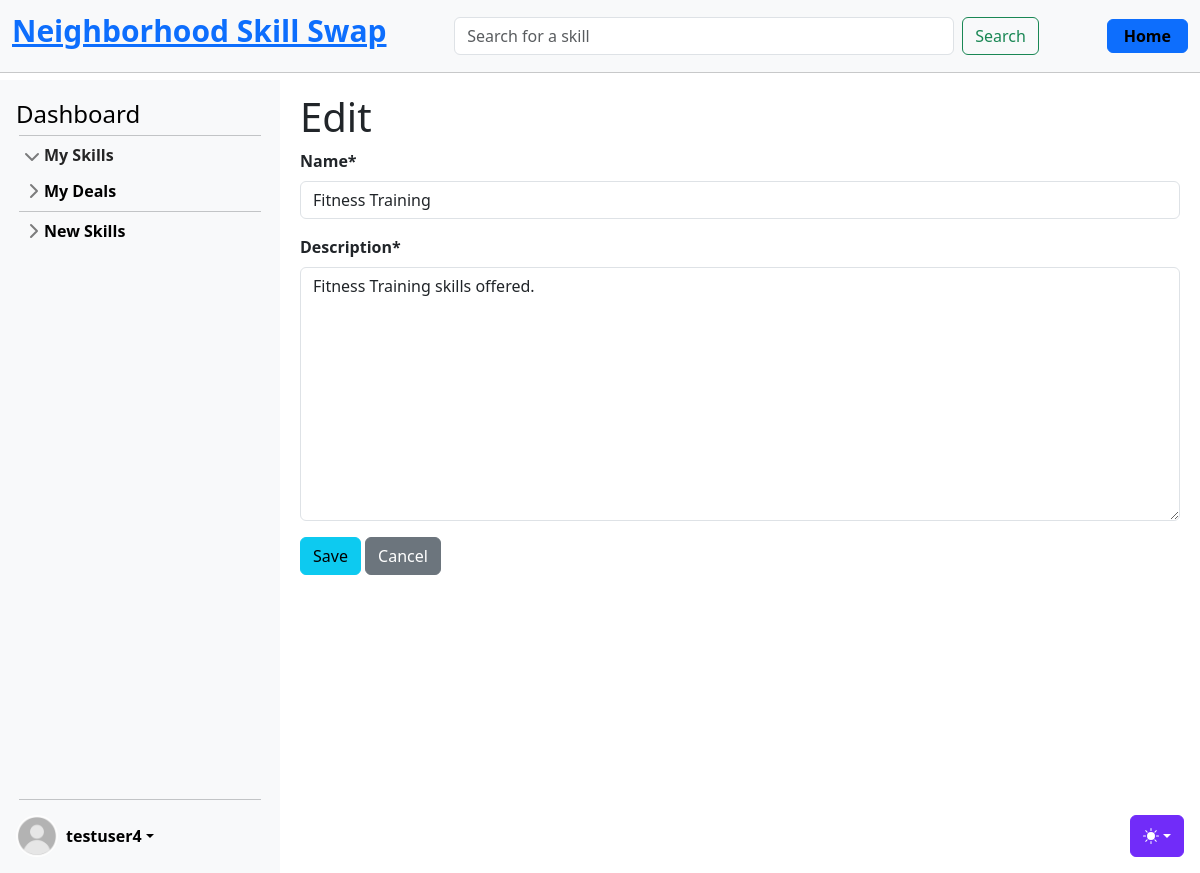
The app's page /skills/20/edit/ (signed in) with its own data.
### accounts/models.py (models this page shows, shortened)
class CustomUser(AbstractUser):
    age = models.PositiveIntegerField(null=True, blank=True)

### skills/models.py (models this page shows, shortened)
class Skill(models.Model):
    name = models.CharField(max_length=100, blank=False)
    level = models.CharField(max_length=20, blank=False)
    description = models.TextField()
    owner = models.ForeignKey(settings.AUTH_USER_MODEL, on_delete=models.CASCADE)
    category = models.ForeignKey(Category, on_delete=models.CASCADE)
    date = models.DateTimeField(auto_now_add=True)
    skill_type = models.CharField(max_length=20, blank=False)
    rating = models.FloatField(default=5.0)

### skills/views_skills.py (the view)
# urls.py: path("<int:pk>/edit/", SkillUpdateView.as_view(), name="skill_edit"),
class SkillUpdateView(LoginRequiredMixin, UserPassesTestMixin, UpdateView):
    model = Skill
    fields = ("name", "description")
    template_name = "skills/skill_edit.html"
    context_object_name = "skill"
    def test_func(self):
        skill = self.get_object()
        return self.request.user == skill.owner

### templates/skills/skill_edit.html (shortened to what this page needs)
{% extends 'base.html' %}
{% load crispy_forms_tags %}
{% block content %}
<h1>Edit</h1>
<form action="" method="post">
    {{ form|crispy }}
    <button type="submit" class="btn btn-info ml-2">Save</button>
    <a href="{% url 'skill_detail' skill.pk %}" class="btn btn-secondary">Cancel</a>
</form>
{% endblock %}

### templates/partials/_sidebar.html (shortened to what this page needs)
{% load static %}
<div class="sidebar d-flex flex-column flex-shrink-0 p-3 bg-body-tertiary" style="width: 280px;">
    <a href="{% url 'dashboard' user.id %}" class="d-flex align-items-center mb-3 mb-md-0 me-md-auto link-body-emphasis text-decoration-none">
        <span class="fs-4">Dashboard</span>
    </a>
    <hr>
    <ul class="list-unstyled ps-0">
        <li class="mb-1">
            <button class="btn btn-toggle d-inline-flex align-items-center rounded border-0 collapsed" data-bs-toggle="collapse" data-bs-target="#home-collapse" aria-expanded="true">
                My Skills
            </button>
        </li>
        <li class="mb-1">
            <button class="btn btn-toggle d-inline-flex align-items-center rounded border-0 collapsed" data-bs-toggle="collapse" data-bs-target="#dashboard-collapse" aria-expanded="false">
                My Deals
            </button>
        </li>
        <hr>
        <li class="mb-1">
            <button class="btn btn-toggle d-inline-flex align-items-center rounded border-0 collapsed" data-bs-toggle="collapse" data-bs-target="#orders-collapse" aria-expanded="false">
                New Skills
            </button>
        </li>
    </ul>
    <div class="dropdown mt-auto">
        <hr style="margin-bottom: 15px;">
        <a href="#" class="d-flex align-items-center link-body-emphasis text-decoration-none dropdown-toggle" data-bs-toggle="dropdown" aria-expanded="false">
            {% if user.is_authenticated %}
                {% if user.profile.profile_image %}
                    <img src="{{ user.profile.profile_image.url }}" alt="" width="42" height="42" class="rounded-circle me-2">
                {% else %}
                    <img src="{% static 'img/default_pic.jpg' %}" alt="" width="42" height="42" class="rounded-circle me-2">
                {% endif %}
                <strong>{{ user.username }}</strong>
            {% else %}
                <strong>User</strong>
            {% endif %}
        </a>
    </div>
</div>

### static/css/sidebars.css (style rules this page uses)
body { min-height: 100vh; min-height: -webkit-fill-available; }
html { height: -webkit-fill-available; }
.dropdown-toggle { outline: 0; }
.btn-toggle { padding: .25rem .5rem; font-weight: 600; color: var(--bs-emphasis-color); background-color: transparent; }
.btn-toggle::before { width: 1.25em; line-height: 0; transition: transform .35s ease; transform-origin: .5em 50%; }
.btn-toggle[aria-expanded="true"] { color: rgba(var(--bs-emphasis-color-rgb), .85); }
.btn-toggle[aria-expanded="true"]::before { transform: rotate(90deg); }

### static/css/main.css (style rules this page uses)
hr { margin: 3px; }
.sidebar { position: fixed; top: 80px; left: 0; bottom: 0; width: 280px; padding: 20px; background-color: #f8f9fa; overflow-y: auto; z-index: 1000; }
label { font-weight: bold; }

### records on screen
CustomUser: username "testuser4"
Skill: name "Fitness Training", description "Fitness Training skills offered."
